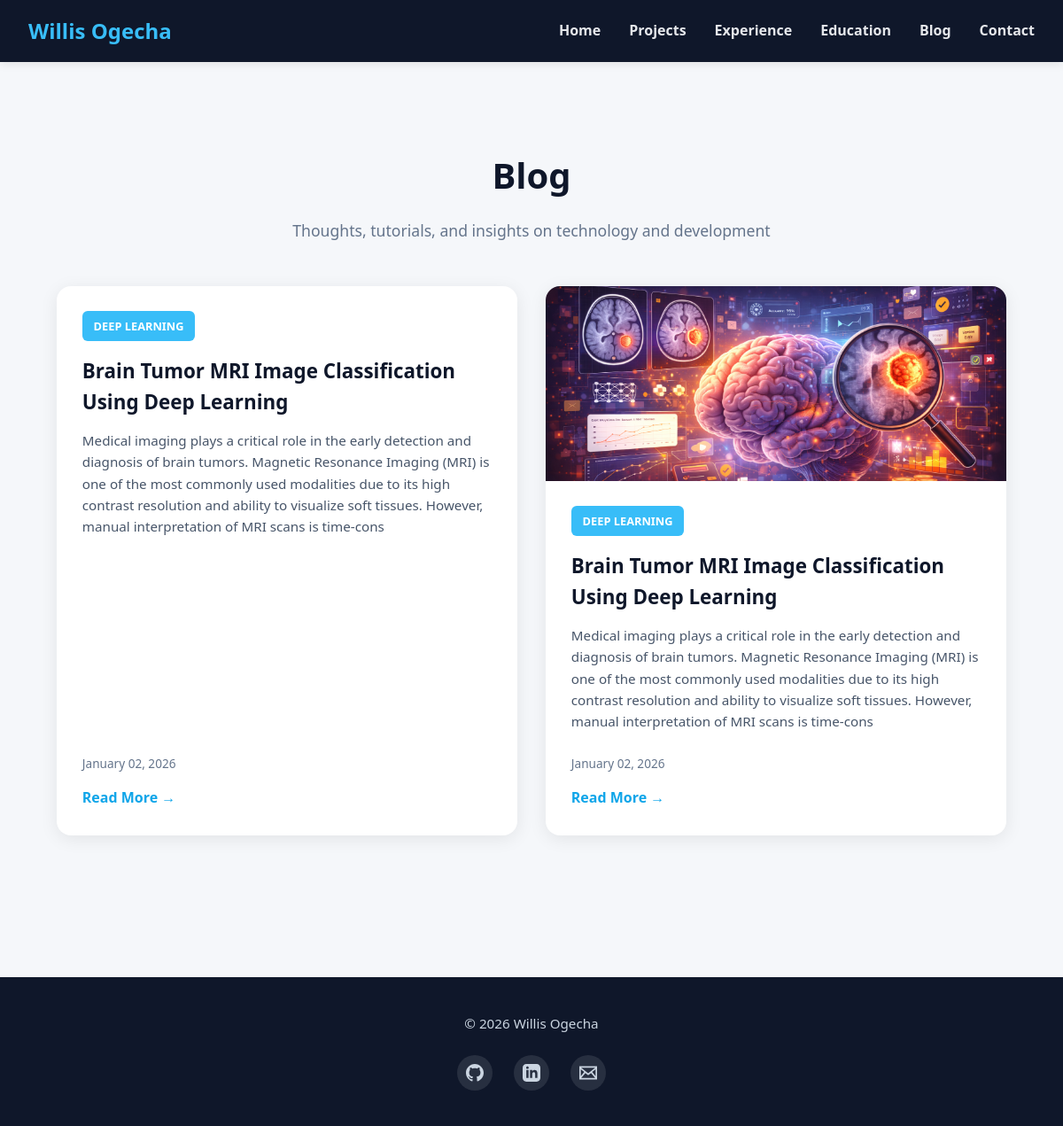
Screenshot of /blog/ with the database file from the repository.
### blog/models.py (models this page shows, shortened)
class BlogPost(models.Model):
    title = models.CharField(max_length=200)
    slug = models.SlugField(unique=True, blank=True)
    cover_image = models.ImageField(upload_to='blog/', blank=True, null=True)
    excerpt = models.TextField(max_length=300, help_text="Short summary for preview")
    content = models.TextField()
    category = models.CharField(max_length=100, blank=True)
    tags = models.CharField(max_length=200, blank=True, help_text="Comma-separated tags")
    published = models.BooleanField(default=False)
    created_at = models.DateTimeField(auto_now_add=True)
    updated_at = models.DateTimeField(auto_now=True)
    class Meta:
        ordering = ['-created_at']
    def get_tags_list(self):
        return [tag.strip() for tag in self.tags.split(',') if tag.strip()]

### main/models.py (models this page shows, shortened)
class SiteSettings(models.Model):
    profile_image = models.ImageField(upload_to='profile/', blank=True, null=True)
    name = models.CharField(max_length=100, default="Willis Ogecha")
    title = models.CharField(max_length=200, default="Machine Learning & Software Engineer")
    bio = models.TextField(default="I build intelligent, data-driven solutions using Machine Learning, Computer Vision, and modern backend technologies.")
    cv_file = models.FileField(upload_to='cv/', blank=True, null=True, help_text="Upload your CV/Resume (PDF)")
    email = models.EmailField(blank=True, null=True)
    phone = models.CharField(max_length=20, blank=True, null=True)
    github_url = models.URLField(blank=True, null=True)
    linkedin_url = models.URLField(blank=True, null=True)
    twitter_url = models.URLField(blank=True, null=True)
    instagram_url = models.URLField(blank=True, null=True)
    class Meta:
        verbose_name = "Site Settings"
        verbose_name_plural = "Site Settings"

### blog/views.py (the view)
# urls.py: path('', views.blog_list, name='blog_list'),
def blog_list(request):
    posts = BlogPost.objects.filter(published=True)
    return render(request, 'blog/blog_list.html', {
        'posts': posts
    })

### main/context_processors.py (called while the page is built)
def site_settings(request):
    settings = SiteSettings.objects.first()
    return {
        'site_settings': settings
    }

### templates/blog/blog_list.html (shortened to what this page needs)
{% extends "base.html" %}
{% load static %}
{% block content %}
<section class="section-header">
    <h1>Blog</h1>
    <p>Thoughts, tutorials, and insights on technology and development</p>
</section>
<div class="blog-grid">
    {% for post in posts %}
    <article class="blog-card">
        {% if post.cover_image %}
        <div class="blog-image">
            <img src="{{ post.cover_image.url }}" alt="{{ post.title }}">
        </div>
        {% endif %}
        <div class="blog-content">
            {% if post.category %}
            <span class="blog-category">{{ post.category }}</span>
            {% endif %}
            <h3>{{ post.title }}</h3>
            <p class="blog-excerpt">{{ post.excerpt }}</p>
            <div class="blog-meta">
                <span class="blog-date">{{ post.created_at|date:"F d, Y" }}</span>
            </div>
            <a href="{% url 'blog:blog_detail' post.slug %}" class="blog-read-more">Read More →</a>
        </div>
    </article>
    {% empty %}
    <div style="grid-column: 1/-1; text-align: center; padding: 3rem;">
        <p style="font-size: 1.2rem; color: #64748b;">No blog posts yet. Check back soon!</p>
    </div>
    {% endfor %}
</div>
{% endblock %}

### templates/includes/footer.html (shortened to what this page needs)
<footer>
    <div class="footer-content">
        <p>© 2026 {{ site_settings.name|default:"Willis Ogecha" }}</p>
        {% if site_settings %}
        <div class="social-links">
            {% if site_settings.github_url %}
            <a href="{{ site_settings.github_url }}" target="_blank" title="GitHub">
            </a>
            {% endif %}
            {% if site_settings.linkedin_url %}
            <a href="{{ site_settings.linkedin_url }}" target="_blank" title="LinkedIn">
            </a>
            {% endif %}
            {% if site_settings.email %}
            <a href="mailto:{{ site_settings.email }}" title="Email">
                <svg width="24" height="24" fill="currentColor" viewBox="0 0 24 24">
                    <path
                        d="M0 3v18h24v-18h-24zm6.623 7.929l-4.623 5.712v-9.458l4.623 3.746zm-4.141-5.929h19.035l-9.517 7.713-9.518-7.713zm5.694 7.188l3.824 3.099 3.83-3.104 5.612 6.817h-18.779l5.513-6.812zm9.208-1.264l4.616-3.741v9.348l-4.616-5.607z" />
                </svg>
            </a>
            {% endif %}
        </div>
        {% endif %}
    </div>
</footer>

### static/css/style.css (style rules this page uses)
* { margin: 0; padding: 0; box-sizing: border-box; }
body { font-family: "Segoe UI", Roboto, Helvetica, Arial, sans-serif; line-height: 1.6; background-color: #f5f7fa; color: #222; }
h1, h2, h3 { margin-bottom: 1rem; color: #0f172a; }
p { margin-bottom: 1rem; color: #334155; }
.section-header { text-align: center; margin: 4rem 0 3rem; }
.section-header h1 { font-size: 2.5rem; font-weight: 700; color: #0f172a; }
.section-header p { color: #64748b; font-size: 1.1rem; margin-top: 0.5rem; }
footer { background: #0f172a; color: #cbd5e1; padding: 2.5rem 2rem; margin-top: 4rem; }
.footer-content { max-width: 1200px; margin: 0 auto; display: flex; flex-direction: column; align-items: center; gap: 1.5rem; }
.footer-content p { color: #cbd5e1; margin: 0; font-size: 0.95rem; }
.social-links { display: flex; gap: 1.5rem; }
.social-links a { display: flex; align-items: center; justify-content: center; width: 40px; height: 40px; background: rgba(255, 255, 255, 0.1); border-radius: 50%; color: #cbd5e1; transition: all 0.3s ease; }
.social-links svg { width: 20px; height: 20px; }
.blog-grid { display: grid; grid-template-columns: repeat(auto-fit, minmax(350px, 1fr)); gap: 2rem; max-width: 1200px; margin: 0 auto 4rem; padding: 0 2rem; }
.blog-card { background: #ffffff; border-radius: 16px; overflow: hidden; box-shadow: 0 4px 20px rgba(0, 0, 0, 0.08); transition: transform 0.3s ease, box-shadow 0.3s ease; display: flex; flex-direction: column; }
.blog-image { width: 100%; height: 220px; overflow: hidden; }
.blog-image img { width: 100%; height: 100%; object-fit: cover; transition: transform 0.3s ease; }
.blog-content { padding: 1.8rem; flex: 1; display: flex; flex-direction: column; }
.blog-category { display: inline-block; padding: 0.4rem 0.8rem; background: #38bdf8; color: #ffffff; border-radius: 6px; font-size: 0.8rem; font-weight: 600; text-transform: uppercase; margin-bottom: 1rem; width: fit-content; }
.blog-content h3 { font-size: 1.4rem; margin-bottom: 0.8rem; color: #0f172a; }
.blog-excerpt { font-size: 0.95rem; line-height: 1.6; color: #475569; margin-bottom: 1.5rem; flex: 1; }
.blog-meta { display: flex; flex-direction: column; gap: 0.8rem; margin-bottom: 1rem; }
.blog-date { font-size: 0.85rem; color: #64748b; }
.blog-read-more { display: inline-block; color: #0ea5e9; font-weight: 600; text-decoration: none; margin-top: auto; transition: color 0.3s ease; }

### rows the page displays
BlogPost: category "DEEP LEARNING", title "Brain Tumor MRI Image Classification Using Deep Learning", excerpt "Medical imaging plays a critical role in the early detection and diagnosis of brain tumors. Magnetic Resonance Imaging (MRI) is one of the most commonly used modalities due to its high contrast resolution and ability to visualize soft tissues. However, manual interpretation of MRI scans is time-cons", created_at "January 02, 2026"
BlogPost: cover_image (picture), category "DEEP LEARNING", title "Brain Tumor MRI Image Classification Using Deep Learning", excerpt "Medical imaging plays a critical role in the early detection and diagnosis of brain tumors. Magnetic Resonance Imaging (MRI) is one of the most commonly used modalities due to its high contrast resolution and ability to visualize soft tissues. However, manual interpretation of MRI scans is time-cons", created_at "January 02, 2026"
SiteSettings: name "Willis Ogecha"
